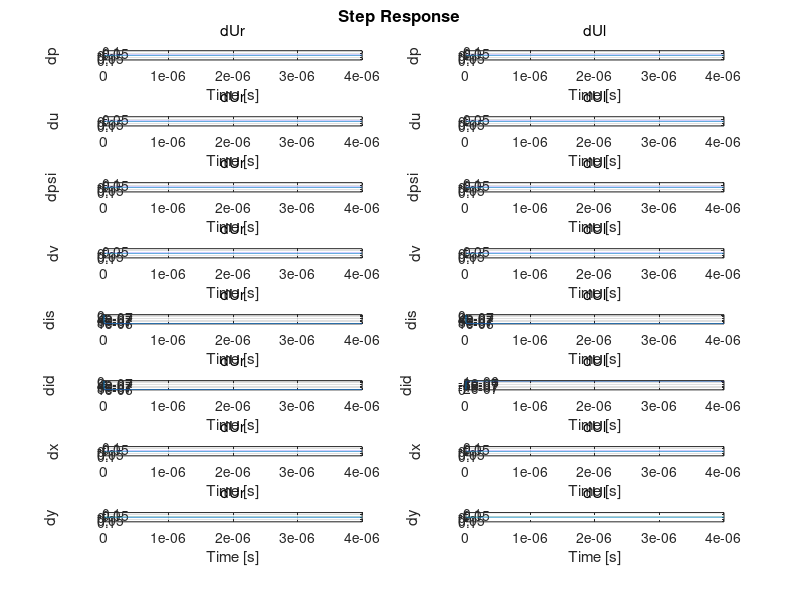

This figure's MATLAB source:
% Système boucle ouverte et linéarisation

clear, clc
format short g

%% True Parameters
% Masses
mw=0.1;
mb=1;
M=1.2;

% Distances
rho=0.07;
l=0.02;
d=0.015; % distance A-C

% Electriques
L=1e-3;
R=1e6;
% r;

% Couples
k=1e-2;
% alpha=34.6;
% beta=2.06e5;

% Moments inertie
Iwy=2.45e-4;
Ipsi=1.53e-2;

% Utilitaire
beta = (M + 2*Iwy/rho^2);
gamma = Ipsi + mb*d^2; 

%% Nominal Equilibrium Point

% We command speed and angle
uref = 1; %m/s
psiref = 0;

Usbar = min([2*k/rho*uref; 12]); % should not be >12V

Urbar = Usbar/2; %right
Ulbar = Usbar/2;

pbar = 0; % is not in state function, any value fits
% normally, should equals ubar*t.
ubar = uref;
psibar = psiref;
vbar = 0;
irbar = 0;
ilbar = 0;
xbar = pbar;
ybar = 0;

statebar = [pbar; ubar; psibar; vbar; irbar; ilbar; xbar; ybar];




%% Linéarisation en MRU (système complet)

% base sum, diff
% Coefficients
a = [1
    k/beta/rho
    l*k/2/gamma/rho
    mb*d*ubar/gamma
    1/L
    -R/L
    -2*k/L/rho
    -k*l/L/rho
    -sin(psibar)*ubar
    cos(psibar)
    cos(psibar)*ubar
    sin(psibar)];

A = [0 a(1) 0 0 0 0 0 0;
    0 0 0 0 a(2) 0 0 0;
    0 0 0 a(1) 0 0 0 0;
    0 0 0 a(4) a(3) 0 0 0;
    0 a(7) 0 0 a(6) 0 0 0;
    0 0 0 a(8) 0 a(6) 0 0;
    0 a(10) a(9) 0 0 0 0 0;
    0 a(12) a(11) 0 0 0 0 0];


Bsd = [0 0; % for Us, Ud
    0 0;
    0 0;
    0 0;
    a(5) 0;
    0 a(5);
    0 0;
    0 0];

% Base changing matrix sum diff -> right left
Prd = [1 1;
        1 -1];

Brd = mtimes(Bsd, Prd); % Entries in base r,d

% Bd = 0;

sys = ss(A,Brd,eye(8),0);
set(sys,'InputName',{'dUr','dUl'},'OutputName',{'dp', 'du','dpsi','dv','dis','did', 'dx', 'dy'})

figure(1), step(sys), grid

eig(A) % eig in sum diff base, hard to interpretate

% Passage matrix s,d -> r,l for intensity
Pird = blkdiag(eye(4),Prd,eye(2));
Ard = mtimes(A,Pird);

eig(Ard)
% eigenvalues for intensities are high -> simplifiable
% some eigenvalues are null, because there is redonduncy with
% p,psi and x,y

